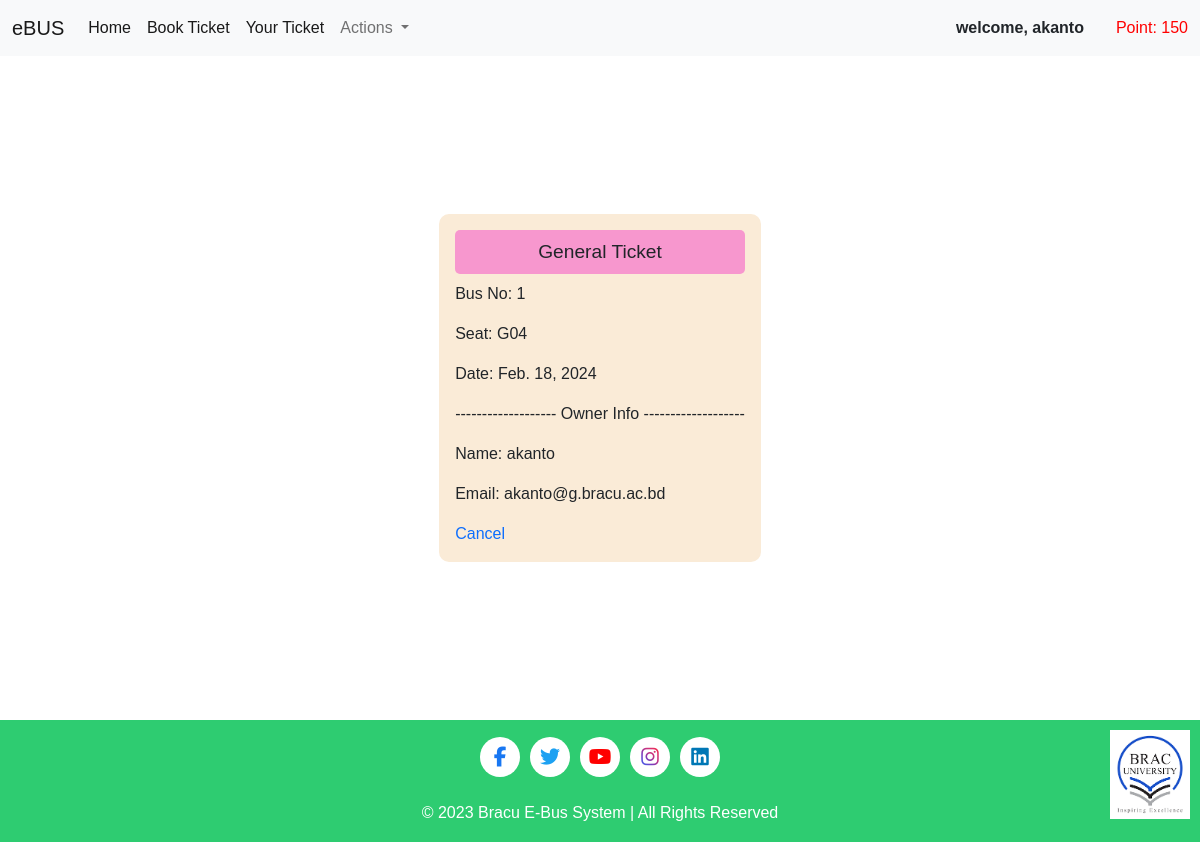
/ticket/U3, run on the app's committed database.
### user/models.py (models this page shows)
class User(models.Model):
    user_id = models.CharField(max_length=10, primary_key=True, default="#1")
    name = models.CharField(max_length=100, unique=True)
    email = models.EmailField(max_length=100, unique=True)
    date_joined = models.DateField(auto_now_add=True)
    point = models.IntegerField(default=100)
    password = models.CharField(max_length=100)
    active = models.BooleanField(default=False)

### ticket_booking/models.py (models this page shows)
class Tickets(models.Model):
    ticket_id = models.CharField(primary_key=True, max_length=50)
    bus_number = models.IntegerField()
    seat_number = models.CharField(max_length=5)
    user_id = models.CharField(max_length=50)
    date = models.DateField(auto_now_add=True)

### homepage/views.py (the view)
# urls.py: path('ticket/<id>', ticketPage, name="ticket"),
def ticketPage(request, id):
    user = User.objects.filter(user_id=id).first()
    ticket = Tickets.objects.filter(user_id=id).last()
    return render(request, 'homepage/show_ticket.html', {'user':user, 'ticket': ticket})

### homepage/templates/homepage/show_ticket.html (shortened to what this page needs)
{% extends "homepage/base.html" %}
{% load static %}
{% block cssfiles %}
    <link rel="stylesheet" href="{% static 'homepage/ticket.css' %}">
{% endblock cssfiles %}
{% block content %}
<div class="content">
  <div class="ticket">
    {% if ticket %}
    <p class="card-title">General Ticket</p>
    <div class="ticekt-info">
        <p class="bus">Bus No: {{ticket.bus_number}}</p>
        <p class="seat">Seat: {{ticket.seat_number}}</p>
        <p class="date">Date: {{ticket.date}}</p>
    </div>
    <div class="owner">
        <p class="title">------------------- Owner Info -------------------</p>
        <p class="name">Name: {{user.name}}</p>
        <p class="email">Email: {{user.email}}</p>
    </div>
    <a href="{% url 'cancel-ticket' id=user.user_id ticket_id=ticket.ticket_id %}">Cancel</a>
    {% else %}
    <p class="card-title">You did not buy a ticket.</p>
    {% endif %}
  </div>
</div>
{% endblock content %}

### homepage/templates/homepage/base.html (shortened to what this page needs)
<!DOCTYPE html>
{% load static %}
<html lang="en">
<head>
    <link rel="stylesheet" href="https://cdnjs.cloudflare.com/ajax/libs/font-awesome/6.4.2/css/all.min.css" />
    <link href="https://cdn.jsdelivr.net/npm/bootstrap@5.0.2/dist/css/bootstrap.min.css" rel="stylesheet">
    <link rel="stylesheet" href="{% static 'homepage/nav.css' %}">
    {% block cssfiles %}{% endblock cssfiles %}
</head>
<body>
    <nav class="navbar navbar-expand-lg navbar-light bg-light">
        <div class="container-fluid">
          <a class="navbar-brand" href="#">eBUS</a>
          <div class="collapse navbar-collapse" id="navbarSupportedContent">
            <ul class="navbar-nav me-auto mb-2 mb-lg-0">
              <li class="nav-item">
                  <a class="nav-link active" aria-current="page" href="{% url 'homepage' id=user.user_id %}">Home</a>
              </li>
              <li class="nav-item">
                  <a class="nav-link active" aria-current="page" href="{% url 'buses' id=user.user_id %}">Book Ticket</a>
              </li>
              <li class="nav-item">
                <a class="nav-link active" aria-current="page" href="{% url 'ticket' id=user.user_id %}">Your Ticket</a>
            </li>
              <li class="nav-item dropdown">
                <a class="nav-link dropdown-toggle" href="#" id="navbarDropdown" role="button" data-bs-toggle="dropdown" aria-expanded="false">
                  Actions
                </a>
              </li>
            </ul>
              <div class="welcome">welcome, {{ user.name }}</div>
              <div class="points">Point: {{ user.point }}</div>
          </div>
        </div>
      </nav>
      {% block content %}{% endblock content %}
    <div class="footer">
      <p>
        <div class="icons">
          <div class="icon">
            <i class="fab fa-facebook-f facebook-icon"></i>
          </div>
          <div class="icon">
            <i class="fab fa-twitter twitter-icon"></i>
          </div>
          <div class="icon">
            <i class="fab fa-youtube youtube-icon"></i>
          </div>
          <div class="icon">
            <i class="fab fa-instagram instagram-icon"></i>
          </div>
          <div class="icon">
            <i class="fab fa-linkedin linkedin-icon"></i>
          </div>
        </div>
        <img src="{% static 'images/braculogo.png' %}" alt="Your Real Logo">
        <br>
        <span>&copy; 2023 Bracu E-Bus System | All Rights Reserved</span>
      </p>
    </div>
</body>
</html>

### homepage/static/homepage/nav.css (style rules this page uses)
.welcome { font-weight: 600; margin-right: 2rem; }
.points { color: red; }

### homepage/static/homepage/ticket.css (style rules this page uses)
.content { width: 100%; height: 83vh; display: flex; justify-content: center; align-items: center; }
.ticket { padding: 1rem; background-color: antiquewhite; border-radius: 10px; }
p.card-title { padding: 0.5rem; background-color: #f797ce; text-align: center; border-radius: 5px; font-size: 1.2rem; }
a { text-decoration: none; }

### homepage/templates/homepage/base.html (style rules this page uses)
body { margin: 0; padding: 0; font-family: 'Arial', sans-serif; }
.footer { position: fixed; left: 0; bottom: 0; width: 100%; background-color: #2ecc71; color: white; text-align: center; padding: 1px; position: relative; }
.icons { display: flex; align-items: center; justify-content: center; }
.icon { display: flex; align-items: center; justify-content: center; background-color: white; border-radius: 50%; width: 40px; height: 40px; margin: 0 5px; }
.icons i { font-size: 20px; transition: color 0.3s ease-in-out, transform 0.3s ease-in-out; }
.facebook-icon { color: #1877f2; }
.twitter-icon { color: #1da1f2; }
.youtube-icon { color: #ff0000; }
.instagram-icon { background: linear-gradient(45deg, #405de6, #5851db, #833ab4, #c13584, #e1306c, #fd1d1d); -webkit-background-clip: text; color: transparent; }
.linkedin-icon { color: #0077b5; }
.footer img { max-width: 80px; margin-top: 5px; position: absolute; top: 5px; right: 10px; }

### data on the page
User: name "akanto", point "150", email "akanto@g.bracu.ac.bd"
Tickets: bus_number "1", seat_number "G04", date "Feb. 18, 2024"
